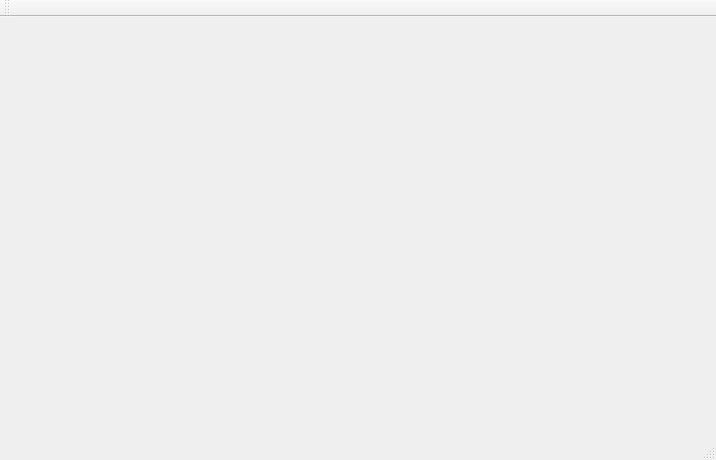
<?xml version="1.0" encoding="UTF-8"?>
<ui version="4.0">
 <class>MainWindow</class>
 <widget class="QMainWindow" name="MainWindow">
  <property name="geometry">
   <rect>
    <x>0</x>
    <y>0</y>
    <width>716</width>
    <height>460</height>
   </rect>
  </property>
  <property name="windowTitle">
   <string>MainWindow</string>
  </property>
  <widget class="QWidget" name="centralWidget"/>
  <widget class="QMenuBar" name="menuBar">
   <property name="geometry">
    <rect>
     <x>0</x>
     <y>0</y>
     <width>716</width>
     <height>21</height>
    </rect>
   </property>
  </widget>
  <widget class="QToolBar" name="mainToolBar">
   <attribute name="toolBarArea">
    <enum>TopToolBarArea</enum>
   </attribute>
   <attribute name="toolBarBreak">
    <bool>false</bool>
   </attribute>
  </widget>
  <widget class="QStatusBar" name="statusBar"/>
 </widget>
 <layoutdefault spacing="6" margin="11"/>
 <resources/>
 <connections/>
</ui>
